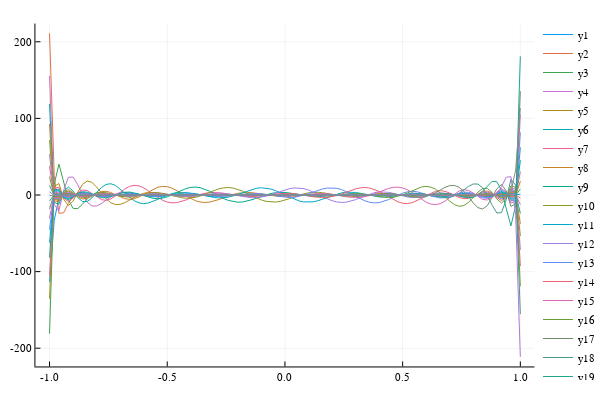

Notebook source saved alongside this figure:
### Code cell
p = plot()
yp = zero(xp)
for i in 1:length(lag)
#    yp = lag'[i].(xp)
    for j in eachindex(xp,yp)
        yp[j] = eval_element_derivative(lag, i, xp[j])
    end
    plot!(p, xp, yp)
end
display(p)
